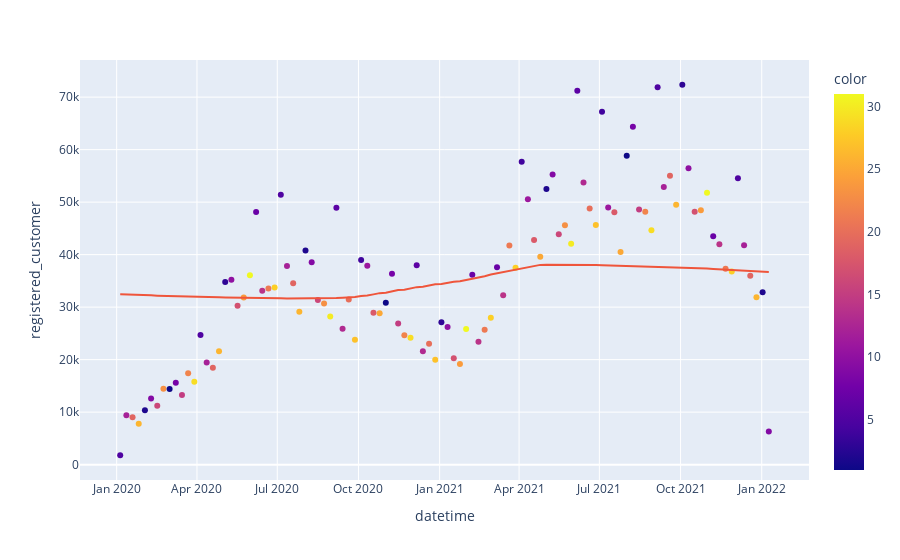

Write notebook code for a chart like this one.
### Code cell
px.scatter(df_2,x="datetime",y="registered_customer",color=df_2.datetime.dt.day,trendline="lowess")
